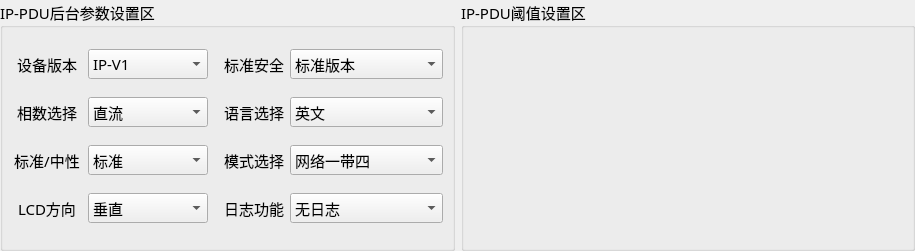
<?xml version="1.0" encoding="UTF-8"?>
<ui version="4.0">
 <class>Home_IpWid</class>
 <widget class="QWidget" name="Home_IpWid">
  <property name="geometry">
   <rect>
    <x>0</x>
    <y>0</y>
    <width>915</width>
    <height>251</height>
   </rect>
  </property>
  <property name="windowTitle">
   <string>Form</string>
  </property>
  <layout class="QGridLayout" name="gridLayout_2">
   <property name="leftMargin">
    <number>0</number>
   </property>
   <property name="topMargin">
    <number>0</number>
   </property>
   <property name="rightMargin">
    <number>0</number>
   </property>
   <property name="bottomMargin">
    <number>0</number>
   </property>
   <item row="0" column="0">
    <widget class="QGroupBox" name="groupBox_2">
     <property name="font">
      <font>
       <family>微软雅黑</family>
       <pointsize>11</pointsize>
      </font>
     </property>
     <property name="title">
      <string>IP-PDU后台参数设置区</string>
     </property>
     <layout class="QGridLayout" name="gridLayout">
      <item row="0" column="0">
       <widget class="QLabel" name="label_12">
        <property name="text">
         <string>设备版本</string>
        </property>
        <property name="alignment">
         <set>Qt::AlignCenter</set>
        </property>
       </widget>
      </item>
      <item row="0" column="1">
       <widget class="QComboBox" name="ipTypeBox">
        <property name="minimumSize">
         <size>
          <width>120</width>
          <height>30</height>
         </size>
        </property>
        <item>
         <property name="text">
          <string>IP-V1</string>
         </property>
        </item>
        <item>
         <property name="text">
          <string>IP-V3</string>
         </property>
        </item>
       </widget>
      </item>
      <item row="0" column="2">
       <widget class="QLabel" name="label_4">
        <property name="text">
         <string>标准安全</string>
        </property>
        <property name="alignment">
         <set>Qt::AlignRight|Qt::AlignTrailing|Qt::AlignVCenter</set>
        </property>
       </widget>
      </item>
      <item row="0" column="3">
       <widget class="QComboBox" name="securityBox">
        <property name="minimumSize">
         <size>
          <width>120</width>
          <height>30</height>
         </size>
        </property>
        <item>
         <property name="text">
          <string>标准版本</string>
         </property>
        </item>
        <item>
         <property name="text">
          <string>安全加密</string>
         </property>
        </item>
       </widget>
      </item>
      <item row="1" column="0">
       <widget class="QLabel" name="label_7">
        <property name="text">
         <string>相数选择</string>
        </property>
        <property name="alignment">
         <set>Qt::AlignCenter</set>
        </property>
       </widget>
      </item>
      <item row="1" column="1">
       <widget class="QComboBox" name="lineBox">
        <property name="minimumSize">
         <size>
          <width>120</width>
          <height>30</height>
         </size>
        </property>
        <item>
         <property name="text">
          <string>直流</string>
         </property>
        </item>
        <item>
         <property name="text">
          <string>单相</string>
         </property>
        </item>
        <item>
         <property name="text">
          <string>两路</string>
         </property>
        </item>
        <item>
         <property name="text">
          <string>三相</string>
         </property>
        </item>
       </widget>
      </item>
      <item row="1" column="2">
       <widget class="QLabel" name="label_2">
        <property name="text">
         <string>语言选择</string>
        </property>
        <property name="alignment">
         <set>Qt::AlignRight|Qt::AlignTrailing|Qt::AlignVCenter</set>
        </property>
       </widget>
      </item>
      <item row="1" column="3">
       <widget class="QComboBox" name="languageBox">
        <property name="minimumSize">
         <size>
          <width>120</width>
          <height>30</height>
         </size>
        </property>
        <item>
         <property name="text">
          <string>英文</string>
         </property>
        </item>
        <item>
         <property name="text">
          <string>中文</string>
         </property>
        </item>
       </widget>
      </item>
      <item row="2" column="0">
       <widget class="QLabel" name="label_8">
        <property name="text">
         <string>标准/中性</string>
        </property>
        <property name="alignment">
         <set>Qt::AlignCenter</set>
        </property>
       </widget>
      </item>
      <item row="2" column="1">
       <widget class="QComboBox" name="sBox">
        <property name="minimumSize">
         <size>
          <width>120</width>
          <height>30</height>
         </size>
        </property>
        <item>
         <property name="text">
          <string>标准</string>
         </property>
        </item>
        <item>
         <property name="text">
          <string>中性</string>
         </property>
        </item>
        <item>
         <property name="text">
          <string>定制</string>
         </property>
        </item>
       </widget>
      </item>
      <item row="2" column="2">
       <widget class="QLabel" name="label_3">
        <property name="text">
         <string>模式选择</string>
        </property>
        <property name="alignment">
         <set>Qt::AlignRight|Qt::AlignTrailing|Qt::AlignVCenter</set>
        </property>
       </widget>
      </item>
      <item row="2" column="3">
       <widget class="QComboBox" name="ipModeBox">
        <property name="minimumSize">
         <size>
          <width>120</width>
          <height>30</height>
         </size>
        </property>
        <item>
         <property name="text">
          <string>网络一带四</string>
         </property>
        </item>
        <item>
         <property name="text">
          <string>Modbus RTU 级联</string>
         </property>
        </item>
       </widget>
      </item>
      <item row="3" column="0">
       <widget class="QLabel" name="label_9">
        <property name="text">
         <string>LCD方向</string>
        </property>
        <property name="alignment">
         <set>Qt::AlignCenter</set>
        </property>
       </widget>
      </item>
      <item row="3" column="1">
       <widget class="QComboBox" name="lcdBox">
        <property name="minimumSize">
         <size>
          <width>120</width>
          <height>30</height>
         </size>
        </property>
        <item>
         <property name="text">
          <string>垂直</string>
         </property>
        </item>
        <item>
         <property name="text">
          <string>水平</string>
         </property>
        </item>
        <item>
         <property name="text">
          <string>垂直（翻转）</string>
         </property>
        </item>
        <item>
         <property name="text">
          <string>水平（翻转）</string>
         </property>
        </item>
       </widget>
      </item>
      <item row="3" column="2">
       <widget class="QLabel" name="label_11">
        <property name="text">
         <string>日志功能</string>
        </property>
        <property name="alignment">
         <set>Qt::AlignRight|Qt::AlignTrailing|Qt::AlignVCenter</set>
        </property>
       </widget>
      </item>
      <item row="3" column="3">
       <widget class="QComboBox" name="logBox">
        <property name="minimumSize">
         <size>
          <width>120</width>
          <height>30</height>
         </size>
        </property>
        <item>
         <property name="text">
          <string>无日志</string>
         </property>
        </item>
        <item>
         <property name="text">
          <string>带日志</string>
         </property>
        </item>
       </widget>
      </item>
     </layout>
    </widget>
   </item>
   <item row="0" column="1">
    <widget class="QGroupBox" name="groupBox">
     <property name="minimumSize">
      <size>
       <width>420</width>
       <height>0</height>
      </size>
     </property>
     <property name="font">
      <font>
       <family>微软雅黑</family>
       <pointsize>11</pointsize>
      </font>
     </property>
     <property name="title">
      <string>IP-PDU阈值设置区</string>
     </property>
    </widget>
   </item>
  </layout>
 </widget>
 <resources/>
 <connections/>
</ui>
